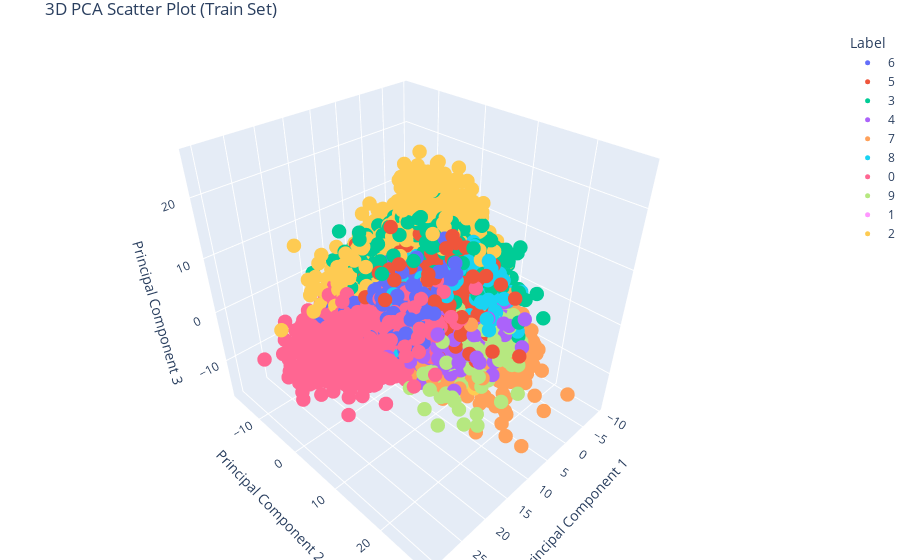

The notebook cell saved with this chart:
### Code cell
# Plotting
fig = px.scatter_3d(
    df_plot,
    x='PC1',
    y='PC2',
    z='PC3',
    color='Label',
    title='3D PCA Scatter Plot (Train Set)',
    labels={'PC1': 'Principal Component 1', 
            'PC2': 'Principal Component 2', 
            'PC3': 'Principal Component 3'}
)

fig.update_traces(marker=dict(size=5))
fig.update_layout(margin=dict(l=0, r=0, b=0, t=30))
fig.show()

### Figure 1 — Plotly figure (JSON) as saved in the notebook; plotly's stock layout.template omitted (floating-point values rounded to 4 significant figures; data arrays with more than 128 entries replaced by an {"elided": "..."} marker saying what was removed)
{"data": [{"hovertemplate": "Label=6<br>Principal Component 1=%{x}<br>Principal Component 2=%{y}<br>Principal Component 3=%{z}<extra></extra>", "legendgroup": "6", "marker": {"color": "#636efa", "size": 5, "symbol": "circle"}, "mode": "markers", "name": "6", "scene": "scene", "showlegend": true, "type": "scatter3d", "x": {"elided": "3352 float values"}, "y": {"elided": "3352 float values"}, "z": {"elided": "3352 float values"}}, {"hovertemplate": "Label=5<br>Principal Component 1=%{x}<br>Principal Component 2=%{y}<br>Principal Component 3=%{z}<extra></extra>", "legendgroup": "5", "marker": {"color": "#EF553B", "size": 5, "symbol": "circle"}, "mode": "markers", "name": "5", "scene": "scene", "showlegend": true, "type": "scatter3d", "x": {"elided": "3093 float values"}, "y": {"elided": "3093 float values"}, "z": {"elided": "3093 float values"}}, {"hovertemplate": "Label=3<br>Principal Component 1=%{x}<br>Principal Component 2=%{y}<br>Principal Component 3=%{z}<extra></extra>", "legendgroup": "3", "marker": {"color": "#00cc96", "size": 5, "symbol": "circle"}, "mode": "markers", "name": "3", "scene": "scene", "showlegend": true, "type": "scatter3d", "x": {"elided": "3414 float values"}, "y": {"elided": "3414 float values"}, "z": {"elided": "3414 float values"}}, {"hovertemplate": "Label=4<br>Principal Component 1=%{x}<br>Principal Component 2=%{y}<br>Principal Component 3=%{z}<extra></extra>", "legendgroup": "4", "marker": {"color": "#ab63fa", "size": 5, "symbol": "circle"}, "mode": "markers", "name": "4", "scene": "scene", "showlegend": true, "type": "scatter3d", "x": {"elided": "3233 float values"}, "y": {"elided": "3233 float values"}, "z": {"elided": "3233 float values"}}, {"hovertemplate": "Label=7<br>Principal Component 1=%{x}<br>Principal Component 2=%{y}<br>Principal Component 3=%{z}<extra></extra>", "legendgroup": "7", "marker": {"color": "#FFA15A", "size": 5, "symbol": "circle"}, "mode": "markers", "name": "7", "scene": "scene", "showlegend": true, "type": "scatter3d", "x": {"elided": "3508 float values"}, "y": {"elided": "3508 float values"}, "z": {"elided": "3508 float values"}}, {"hovertemplate": "Label=8<br>Principal Component 1=%{x}<br>Principal Component 2=%{y}<br>Principal Component 3=%{z}<extra></extra>", "legendgroup": "8", "marker": {"color": "#19d3f3", "size": 5, "symbol": "circle"}, "mode": "markers", "name": "8", "scene": "scene", "showlegend": true, "type": "scatter3d", "x": {"elided": "3228 float values"}, "y": {"elided": "3228 float values"}, "z": {"elided": "3228 float values"}}, {"hovertemplate": "Label=0<br>Principal Component 1=%{x}<br>Principal Component 2=%{y}<br>Principal Component 3=%{z}<extra></extra>", "legendgroup": "0", "marker": {"color": "#FF6692", "size": 5, "symbol": "circle"}, "mode": "markers", "name": "0", "scene": "scene", "showlegend": true, "type": "scatter3d", "x": {"elided": "3316 float values"}, "y": {"elided": "3316 float values"}, "z": {"elided": "3316 float values"}}, {"hovertemplate": "Label=9<br>Principal Component 1=%{x}<br>Principal Component 2=%{y}<br>Principal Component 3=%{z}<extra></extra>", "legendgroup": "9", "marker": {"color": "#B6E880", "size": 5, "symbol": "circle"}, "mode": "markers", "name": "9", "scene": "scene", "showlegend": true, "type": "scatter3d", "x": {"elided": "3350 float values"}, "y": {"elided": "3350 float values"}, "z": {"elided": "3350 float values"}}, {"hovertemplate": "Label=1<br>Principal Component 1=%{x}<br>Principal Component 2=%{y}<br>Principal Component 3=%{z}<extra></extra>", "legendgroup": "1", "marker": {"color": "#FF97FF", "size": 5, "symbol": "circle"}, "mode": "markers", "name": "1", "scene": "scene", "showlegend": true, "type": "scatter3d", "x": {"elided": "3775 float values"}, "y": {"elided": "3775 float values"}, "z": {"elided": "3775 float values"}}, {"hovertemplate": "Label=2<br>Principal Component 1=%{x}<br>Principal Component 2=%{y}<br>Principal Component 3=%{z}<extra></extra>", "legendgroup": "2", "marker": {"color": "#FECB52", "size": 5, "symbol": "circle"}, "mode": "markers", "name": "2", "scene": "scene", "showlegend": true, "type": "scatter3d", "x": {"elided": "3331 float values"}, "y": {"elided": "3331 float values"}, "z": {"elided": "3331 float values"}}], "layout": {"legend": {"title": {"text": "Label"}, "tracegroupgap": 0}, "margin": {"b": 0, "l": 0, "r": 0, "t": 30}, "scene": {"domain": {"x": [0, 1], "y": [0, 1]}, "xaxis": {"title": {"text": "Principal Component 1"}}, "yaxis": {"title": {"text": "Principal Component 2"}}, "zaxis": {"title": {"text": "Principal Component 3"}}}, "title": {"text": "3D PCA Scatter Plot (Train Set)"}}}
